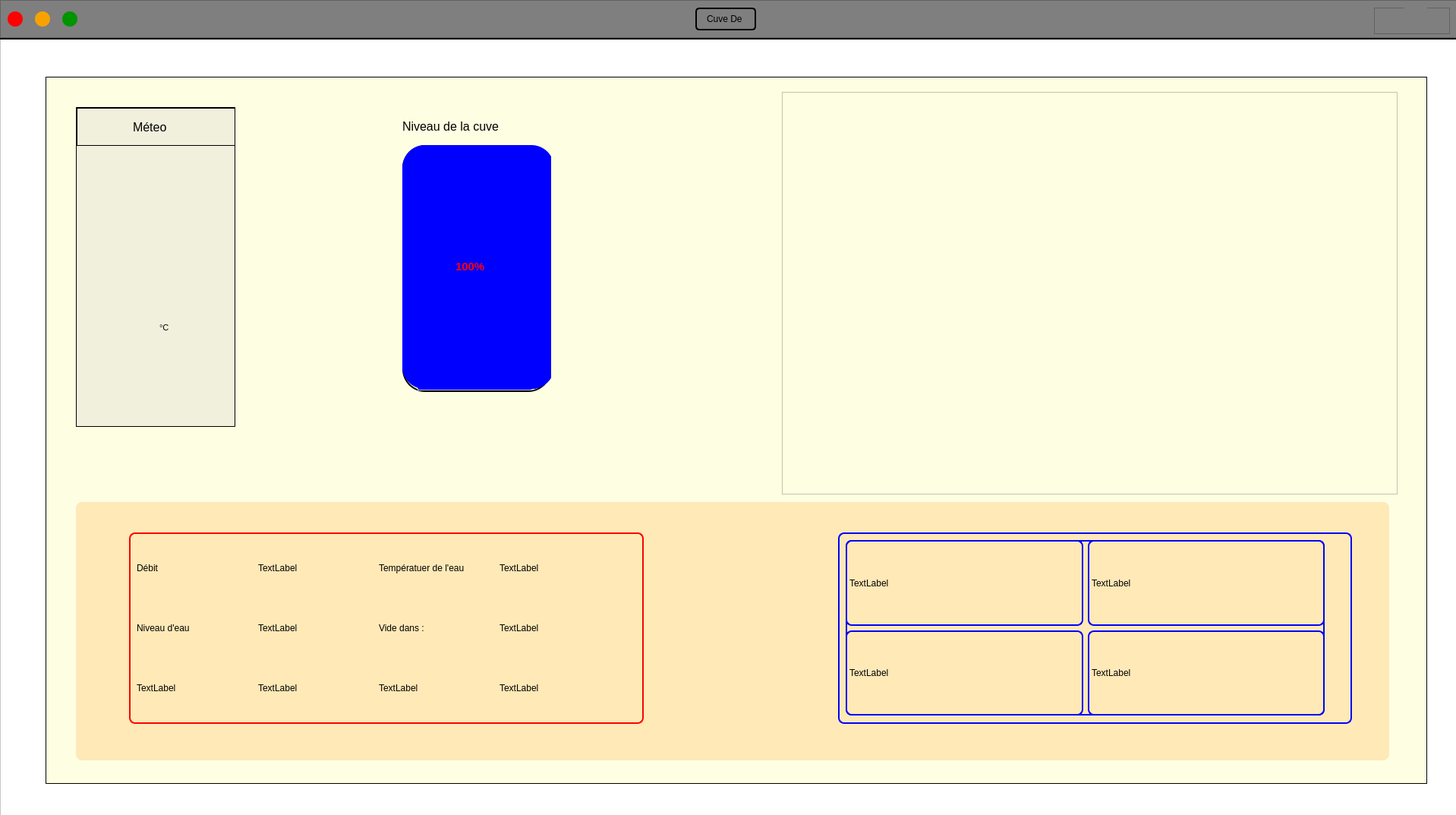
<?xml version="1.0" encoding="UTF-8"?>
<ui version="4.0">
 <class>Form</class>
 <widget class="QWidget" name="Form">
  <property name="geometry">
   <rect>
    <x>0</x>
    <y>0</y>
    <width>1918</width>
    <height>1073</height>
   </rect>
  </property>
  <property name="maximumSize">
   <size>
    <width>1920</width>
    <height>1080</height>
   </size>
  </property>
  <property name="mouseTracking">
   <bool>false</bool>
  </property>
  <property name="windowTitle">
   <string>Page Principale</string>
  </property>
  <property name="styleSheet">
   <string notr="true">background: white;</string>
  </property>
  <widget class="QFrame" name="barre_etat">
   <property name="geometry">
    <rect>
     <x>0</x>
     <y>0</y>
     <width>1920</width>
     <height>50</height>
    </rect>
   </property>
   <property name="styleSheet">
    <string notr="true">background: #7F7F7F;</string>
   </property>
   <property name="frameShape">
    <enum>QFrame::StyledPanel</enum>
   </property>
   <property name="frameShadow">
    <enum>QFrame::Raised</enum>
   </property>
   <widget class="QFrame" name="barre_avec_boutons">
    <property name="geometry">
     <rect>
      <x>0</x>
      <y>0</y>
      <width>1920</width>
      <height>50</height>
     </rect>
    </property>
    <property name="maximumSize">
     <size>
      <width>1920</width>
      <height>16777215</height>
     </size>
    </property>
    <property name="frameShape">
     <enum>QFrame::StyledPanel</enum>
    </property>
    <property name="frameShadow">
     <enum>QFrame::Raised</enum>
    </property>
    <layout class="QHBoxLayout" name="horizontalLayout">
     <item>
      <widget class="QPushButton" name="boutonQuitter">
       <property name="minimumSize">
        <size>
         <width>0</width>
         <height>20</height>
        </size>
       </property>
       <property name="maximumSize">
        <size>
         <width>20</width>
         <height>16777215</height>
        </size>
       </property>
       <property name="styleSheet">
        <string notr="true">border: none;
background-color: rgb(255, 0, 0);
border-radius:10px;</string>
       </property>
       <property name="text">
        <string/>
       </property>
      </widget>
     </item>
     <item>
      <spacer name="horizontalSpacer_2">
       <property name="orientation">
        <enum>Qt::Horizontal</enum>
       </property>
       <property name="sizeType">
        <enum>QSizePolicy::Fixed</enum>
       </property>
       <property name="sizeHint" stdset="0">
        <size>
         <width>10</width>
         <height>20</height>
        </size>
       </property>
      </spacer>
     </item>
     <item>
      <widget class="QPushButton" name="boutonReduire">
       <property name="minimumSize">
        <size>
         <width>0</width>
         <height>20</height>
        </size>
       </property>
       <property name="maximumSize">
        <size>
         <width>20</width>
         <height>16777215</height>
        </size>
       </property>
       <property name="styleSheet">
        <string notr="true">border: none;
background-color: #F8A200;
border-radius: 10px;</string>
       </property>
       <property name="text">
        <string/>
       </property>
      </widget>
     </item>
     <item>
      <spacer name="horizontalSpacer_3">
       <property name="orientation">
        <enum>Qt::Horizontal</enum>
       </property>
       <property name="sizeType">
        <enum>QSizePolicy::Fixed</enum>
       </property>
       <property name="sizeHint" stdset="0">
        <size>
         <width>10</width>
         <height>20</height>
        </size>
       </property>
      </spacer>
     </item>
     <item>
      <widget class="QPushButton" name="boutonAgrandir">
       <property name="minimumSize">
        <size>
         <width>0</width>
         <height>20</height>
        </size>
       </property>
       <property name="maximumSize">
        <size>
         <width>20</width>
         <height>16777215</height>
        </size>
       </property>
       <property name="styleSheet">
        <string notr="true">border: none;
background-color: rgb(0, 148, 0);
border-radius:10px;</string>
       </property>
       <property name="text">
        <string/>
       </property>
      </widget>
     </item>
     <item>
      <spacer name="horizontalSpacer_4">
       <property name="orientation">
        <enum>Qt::Horizontal</enum>
       </property>
       <property name="sizeType">
        <enum>QSizePolicy::Expanding</enum>
       </property>
       <property name="sizeHint" stdset="0">
        <size>
         <width>40</width>
         <height>20</height>
        </size>
       </property>
      </spacer>
     </item>
     <item>
      <widget class="QLabel" name="localisation">
       <property name="minimumSize">
        <size>
         <width>0</width>
         <height>30</height>
        </size>
       </property>
       <property name="styleSheet">
        <string notr="true">border : 2px solid black;
padding-left: 10px;
padding-right: 10px;
border-radius: 5px;

</string>
       </property>
       <property name="text">
        <string>Cuve De </string>
       </property>
      </widget>
     </item>
     <item>
      <spacer name="horizontalSpacer">
       <property name="orientation">
        <enum>Qt::Horizontal</enum>
       </property>
       <property name="sizeHint" stdset="0">
        <size>
         <width>40</width>
         <height>20</height>
        </size>
       </property>
      </spacer>
     </item>
     <item>
      <widget class="QFrame" name="frame">
       <property name="minimumSize">
        <size>
         <width>100</width>
         <height>35</height>
        </size>
       </property>
       <property name="frameShape">
        <enum>QFrame::StyledPanel</enum>
       </property>
       <property name="frameShadow">
        <enum>QFrame::Raised</enum>
       </property>
       <widget class="QPushButton" name="boutonDeconnexion">
        <property name="geometry">
         <rect>
          <x>40</x>
          <y>0</y>
          <width>30</width>
          <height>30</height>
         </rect>
        </property>
        <property name="minimumSize">
         <size>
          <width>30</width>
          <height>30</height>
         </size>
        </property>
        <property name="maximumSize">
         <size>
          <width>30</width>
          <height>30</height>
         </size>
        </property>
        <property name="styleSheet">
         <string notr="true">border: none;
background-image: url(:/autre/icones/log-out.png);
</string>
        </property>
        <property name="text">
         <string/>
        </property>
       </widget>
      </widget>
     </item>
    </layout>
   </widget>
  </widget>
  <widget class="QFrame" name="main">
   <property name="geometry">
    <rect>
     <x>0</x>
     <y>51</y>
     <width>1920</width>
     <height>1030</height>
    </rect>
   </property>
   <property name="styleSheet">
    <string notr="true"/>
   </property>
   <property name="frameShape">
    <enum>QFrame::StyledPanel</enum>
   </property>
   <property name="frameShadow">
    <enum>QFrame::Raised</enum>
   </property>
   <widget class="QFrame" name="mainFrame">
    <property name="geometry">
     <rect>
      <x>60</x>
      <y>50</y>
      <width>1820</width>
      <height>931</height>
     </rect>
    </property>
    <property name="styleSheet">
     <string notr="true">QFrame#mainFrame {
	
	background-color: #FEFEE2;
	border: 1px solid;
}

</string>
    </property>
    <property name="frameShape">
     <enum>QFrame::StyledPanel</enum>
    </property>
    <property name="frameShadow">
     <enum>QFrame::Raised</enum>
    </property>
    <widget class="QFrame" name="graphiqueFrame">
     <property name="geometry">
      <rect>
       <x>970</x>
       <y>20</y>
       <width>811</width>
       <height>530</height>
      </rect>
     </property>
     <property name="styleSheet">
      <string notr="true">background-color: #FEFEE2;</string>
     </property>
     <property name="frameShape">
      <enum>QFrame::StyledPanel</enum>
     </property>
     <property name="frameShadow">
      <enum>QFrame::Raised</enum>
     </property>
     <widget class="QGraphicsView" name="graphique">
      <property name="geometry">
       <rect>
        <x>20</x>
        <y>20</y>
        <width>771</width>
        <height>500</height>
       </rect>
      </property>
      <property name="styleSheet">
       <string notr="true">border: none;</string>
      </property>
     </widget>
    </widget>
    <widget class="QFrame" name="informationFrame">
     <property name="geometry">
      <rect>
       <x>40</x>
       <y>560</y>
       <width>1730</width>
       <height>340</height>
      </rect>
     </property>
     <property name="styleSheet">
      <string notr="true">background-color: #FFE9B7;
border-radius: 8px;
box-shadow: 0px 10px 10px rgba(0, 0, 0, 0.5);</string>
     </property>
     <property name="frameShape">
      <enum>QFrame::StyledPanel</enum>
     </property>
     <property name="frameShadow">
      <enum>QFrame::Raised</enum>
     </property>
     <widget class="QWidget" name="horizontalLayoutWidget">
      <property name="geometry">
       <rect>
        <x>70</x>
        <y>40</y>
        <width>1611</width>
        <height>252</height>
       </rect>
      </property>
      <layout class="QHBoxLayout" name="horizontalLayout_infocuve_et_etatPompe">
       <item>
        <widget class="QFrame" name="infoCuve">
         <property name="minimumSize">
          <size>
           <width>0</width>
           <height>200</height>
          </size>
         </property>
         <property name="maximumSize">
          <size>
           <width>16777215</width>
           <height>300</height>
          </size>
         </property>
         <property name="styleSheet">
          <string notr="true">QFrame#infoCuve {
	border: 2px solid red;
}</string>
         </property>
         <property name="frameShape">
          <enum>QFrame::StyledPanel</enum>
         </property>
         <property name="frameShadow">
          <enum>QFrame::Raised</enum>
         </property>
         <widget class="QWidget" name="gridLayoutWidget">
          <property name="geometry">
           <rect>
            <x>10</x>
            <y>10</y>
            <width>631</width>
            <height>231</height>
           </rect>
          </property>
          <layout class="QGridLayout" name="gridLayout">
           <item row="1" column="0">
            <layout class="QHBoxLayout" name="horizontalLayout_4">
             <item>
              <widget class="QLabel" name="label_5">
               <property name="text">
                <string>Niveau d'eau</string>
               </property>
              </widget>
             </item>
             <item>
              <widget class="QLabel" name="label_6">
               <property name="text">
                <string>TextLabel</string>
               </property>
              </widget>
             </item>
            </layout>
           </item>
           <item row="0" column="0">
            <layout class="QHBoxLayout" name="horizontalLayout_3">
             <item>
              <widget class="QLabel" name="label_3">
               <property name="text">
                <string>Débit</string>
               </property>
              </widget>
             </item>
             <item>
              <widget class="QLabel" name="label_4">
               <property name="text">
                <string>TextLabel</string>
               </property>
              </widget>
             </item>
            </layout>
           </item>
           <item row="2" column="0">
            <layout class="QHBoxLayout" name="horizontalLayout_5">
             <item>
              <widget class="QLabel" name="label_7">
               <property name="text">
                <string>TextLabel</string>
               </property>
              </widget>
             </item>
             <item>
              <widget class="QLabel" name="label_8">
               <property name="text">
                <string>TextLabel</string>
               </property>
              </widget>
             </item>
            </layout>
           </item>
           <item row="1" column="1">
            <layout class="QHBoxLayout" name="horizontalLayout_6">
             <item>
              <widget class="QLabel" name="label_11">
               <property name="text">
                <string>Vide dans :</string>
               </property>
              </widget>
             </item>
             <item>
              <widget class="QLabel" name="label_12">
               <property name="text">
                <string>TextLabel</string>
               </property>
              </widget>
             </item>
            </layout>
           </item>
           <item row="2" column="1">
            <layout class="QHBoxLayout" name="horizontalLayout_7">
             <item>
              <widget class="QLabel" name="label_13">
               <property name="text">
                <string>TextLabel</string>
               </property>
              </widget>
             </item>
             <item>
              <widget class="QLabel" name="label_14">
               <property name="text">
                <string>TextLabel</string>
               </property>
              </widget>
             </item>
            </layout>
           </item>
           <item row="0" column="1">
            <layout class="QHBoxLayout" name="horizontalLayout_8">
             <item>
              <widget class="QLabel" name="label_9">
               <property name="text">
                <string>Températuer de l'eau</string>
               </property>
              </widget>
             </item>
             <item>
              <widget class="QLabel" name="label_10">
               <property name="text">
                <string>TextLabel</string>
               </property>
              </widget>
             </item>
            </layout>
           </item>
          </layout>
         </widget>
        </widget>
       </item>
       <item>
        <spacer name="horizontalSpacer_5">
         <property name="orientation">
          <enum>Qt::Horizontal</enum>
         </property>
         <property name="sizeType">
          <enum>QSizePolicy::Fixed</enum>
         </property>
         <property name="sizeHint" stdset="0">
          <size>
           <width>250</width>
           <height>20</height>
          </size>
         </property>
        </spacer>
       </item>
       <item>
        <widget class="QFrame" name="etatPompe">
         <property name="minimumSize">
          <size>
           <width>0</width>
           <height>200</height>
          </size>
         </property>
         <property name="maximumSize">
          <size>
           <width>16777215</width>
           <height>300</height>
          </size>
         </property>
         <property name="styleSheet">
          <string notr="true">border: 2px solid blue</string>
         </property>
         <property name="frameShape">
          <enum>QFrame::StyledPanel</enum>
         </property>
         <property name="frameShadow">
          <enum>QFrame::Raised</enum>
         </property>
         <widget class="QWidget" name="gridLayoutWidget_2">
          <property name="geometry">
           <rect>
            <x>10</x>
            <y>10</y>
            <width>631</width>
            <height>231</height>
           </rect>
          </property>
          <layout class="QGridLayout" name="gridLayout_2">
           <item row="1" column="1">
            <layout class="QHBoxLayout" name="horizontalLayout_2"/>
           </item>
           <item row="0" column="0">
            <layout class="QHBoxLayout" name="horizontalLayout_10">
             <item>
              <widget class="QLabel" name="label">
               <property name="text">
                <string>TextLabel</string>
               </property>
              </widget>
             </item>
             <item>
              <widget class="QLabel" name="label_17">
               <property name="text">
                <string>TextLabel</string>
               </property>
              </widget>
             </item>
            </layout>
           </item>
           <item row="0" column="1">
            <layout class="QHBoxLayout" name="horizontalLayout_9"/>
           </item>
           <item row="1" column="0">
            <layout class="QHBoxLayout" name="horizontalLayout_11">
             <item>
              <widget class="QLabel" name="label_18">
               <property name="text">
                <string>TextLabel</string>
               </property>
              </widget>
             </item>
             <item>
              <widget class="QLabel" name="label_19">
               <property name="text">
                <string>TextLabel</string>
               </property>
              </widget>
             </item>
            </layout>
           </item>
          </layout>
         </widget>
        </widget>
       </item>
      </layout>
     </widget>
    </widget>
    <widget class="QFrame" name="cuve">
     <property name="geometry">
      <rect>
       <x>470</x>
       <y>90</y>
       <width>196</width>
       <height>325</height>
      </rect>
     </property>
     <property name="minimumSize">
      <size>
       <width>0</width>
       <height>0</height>
      </size>
     </property>
     <property name="styleSheet">
      <string notr="true">QFrame#cuve {
	border: 2px solid black;
	border-radius: 30px;
}</string>
     </property>
     <property name="frameShape">
      <enum>QFrame::StyledPanel</enum>
     </property>
     <property name="frameShadow">
      <enum>QFrame::Raised</enum>
     </property>
     <widget class="QFrame" name="niveau_0pourcent">
      <property name="geometry">
       <rect>
        <x>20</x>
        <y>303</y>
        <width>151</width>
        <height>20</height>
       </rect>
      </property>
      <property name="styleSheet">
       <string notr="true">border-bottom:5px solid blue;
</string>
      </property>
      <property name="frameShape">
       <enum>QFrame::StyledPanel</enum>
      </property>
      <property name="frameShadow">
       <enum>QFrame::Raised</enum>
      </property>
     </widget>
     <widget class="QFrame" name="niveau_25pourcent">
      <property name="geometry">
       <rect>
        <x>0</x>
        <y>220</y>
        <width>200</width>
        <height>101</height>
       </rect>
      </property>
      <property name="styleSheet">
       <string notr="true">background-color: blue;
border-radius: 30px;
</string>
      </property>
      <property name="frameShape">
       <enum>QFrame::StyledPanel</enum>
      </property>
      <property name="frameShadow">
       <enum>QFrame::Raised</enum>
      </property>
     </widget>
     <widget class="QFrame" name="niveau_50pourcent">
      <property name="geometry">
       <rect>
        <x>0</x>
        <y>140</y>
        <width>200</width>
        <height>181</height>
       </rect>
      </property>
      <property name="styleSheet">
       <string notr="true">background-color: blue;
border-radius: 30px;
</string>
      </property>
      <property name="frameShape">
       <enum>QFrame::StyledPanel</enum>
      </property>
      <property name="frameShadow">
       <enum>QFrame::Raised</enum>
      </property>
     </widget>
     <widget class="QFrame" name="niveau_75pourcent">
      <property name="geometry">
       <rect>
        <x>0</x>
        <y>70</y>
        <width>200</width>
        <height>251</height>
       </rect>
      </property>
      <property name="styleSheet">
       <string notr="true">background-color: blue;
border-radius: 30px;
</string>
      </property>
      <property name="frameShape">
       <enum>QFrame::StyledPanel</enum>
      </property>
      <property name="frameShadow">
       <enum>QFrame::Raised</enum>
      </property>
     </widget>
     <widget class="QFrame" name="niveau_100pourcent">
      <property name="geometry">
       <rect>
        <x>0</x>
        <y>0</y>
        <width>200</width>
        <height>320</height>
       </rect>
      </property>
      <property name="styleSheet">
       <string notr="true">background-color: blue;
border-radius: 30px;
</string>
      </property>
      <property name="frameShape">
       <enum>QFrame::StyledPanel</enum>
      </property>
      <property name="frameShadow">
       <enum>QFrame::Raised</enum>
      </property>
      <widget class="QLabel" name="pourcentageCuve">
       <property name="geometry">
        <rect>
         <x>60</x>
         <y>145</y>
         <width>100</width>
         <height>30</height>
        </rect>
       </property>
       <property name="font">
        <font>
         <pointsize>11</pointsize>
         <weight>75</weight>
         <bold>true</bold>
        </font>
       </property>
       <property name="styleSheet">
        <string notr="true">padding-left:6px;
border: none;
color:red;</string>
       </property>
       <property name="text">
        <string>100%</string>
       </property>
      </widget>
     </widget>
    </widget>
    <widget class="QLabel" name="label_2">
     <property name="geometry">
      <rect>
       <x>470</x>
       <y>40</y>
       <width>191</width>
       <height>50</height>
      </rect>
     </property>
     <property name="maximumSize">
      <size>
       <width>16777215</width>
       <height>100</height>
      </size>
     </property>
     <property name="font">
      <font>
       <pointsize>12</pointsize>
      </font>
     </property>
     <property name="styleSheet">
      <string notr="true">background-color: #FEFEE2;
magin-bottom: 40px;
word-wrap: break-word;
</string>
     </property>
     <property name="text">
      <string>Niveau de la cuve</string>
     </property>
    </widget>
    <widget class="QFrame" name="main_frame_meteo">
     <property name="geometry">
      <rect>
       <x>40</x>
       <y>40</y>
       <width>210</width>
       <height>421</height>
      </rect>
     </property>
     <property name="styleSheet">
      <string notr="true">border: 1px solid;
background-color: rgb(240, 240, 220);</string>
     </property>
     <property name="frameShape">
      <enum>QFrame::StyledPanel</enum>
     </property>
     <property name="frameShadow">
      <enum>QFrame::Raised</enum>
     </property>
     <widget class="QFrame" name="frameMeteo">
      <property name="geometry">
       <rect>
        <x>1</x>
        <y>1</y>
        <width>209</width>
        <height>50</height>
       </rect>
      </property>
      <property name="frameShape">
       <enum>QFrame::StyledPanel</enum>
      </property>
      <property name="frameShadow">
       <enum>QFrame::Raised</enum>
      </property>
      <widget class="QLabel" name="titreMeteo">
       <property name="geometry">
        <rect>
         <x>55</x>
         <y>10</y>
         <width>111</width>
         <height>30</height>
        </rect>
       </property>
       <property name="font">
        <font>
         <pointsize>12</pointsize>
        </font>
       </property>
       <property name="styleSheet">
        <string notr="true">border:none;
padding-left:15px;
</string>
       </property>
       <property name="text">
        <string>Méteo</string>
       </property>
      </widget>
     </widget>
     <widget class="QLabel" name="iconeOrage">
      <property name="geometry">
       <rect>
        <x>30</x>
        <y>80</y>
        <width>150</width>
        <height>150</height>
       </rect>
      </property>
      <property name="styleSheet">
       <string notr="true">background-image: url(:/meteo/icones/pluie.png);
border:none;</string>
      </property>
      <property name="text">
       <string/>
      </property>
      <property name="pixmap">
       <pixmap resource="ressources.qrc">:/meteo/icones/pluie.png</pixmap>
      </property>
      <property name="scaledContents">
       <bool>true</bool>
      </property>
     </widget>
     <widget class="QLabel" name="iconeNeige">
      <property name="geometry">
       <rect>
        <x>30</x>
        <y>80</y>
        <width>150</width>
        <height>150</height>
       </rect>
      </property>
      <property name="styleSheet">
       <string notr="true">background-image: url(:/meteo/icones/flocon-de-neige.png);
border:none;</string>
      </property>
      <property name="text">
       <string/>
      </property>
      <property name="pixmap">
       <pixmap resource="ressources.qrc">:/meteo/icones/flocon-de-neige.png</pixmap>
      </property>
      <property name="scaledContents">
       <bool>true</bool>
      </property>
     </widget>
     <widget class="QLabel" name="iconeNuage">
      <property name="geometry">
       <rect>
        <x>30</x>
        <y>80</y>
        <width>150</width>
        <height>150</height>
       </rect>
      </property>
      <property name="styleSheet">
       <string notr="true">background-image: url(:/meteo/icones/nuage.png);
border:none;</string>
      </property>
      <property name="text">
       <string/>
      </property>
      <property name="pixmap">
       <pixmap resource="ressources.qrc">:/meteo/icones/nuage.png</pixmap>
      </property>
      <property name="scaledContents">
       <bool>true</bool>
      </property>
     </widget>
     <widget class="QLabel" name="iconePluie">
      <property name="geometry">
       <rect>
        <x>30</x>
        <y>80</y>
        <width>150</width>
        <height>150</height>
       </rect>
      </property>
      <property name="styleSheet">
       <string notr="true">background-image: url(:/meteo/icones/pluie-abondante.png);
border:none;</string>
      </property>
      <property name="text">
       <string/>
      </property>
      <property name="pixmap">
       <pixmap resource="ressources.qrc">:/meteo/icones/pluie-abondante.png</pixmap>
      </property>
      <property name="scaledContents">
       <bool>true</bool>
      </property>
     </widget>
     <widget class="QLabel" name="iconeSoleil">
      <property name="geometry">
       <rect>
        <x>30</x>
        <y>80</y>
        <width>150</width>
        <height>150</height>
       </rect>
      </property>
      <property name="styleSheet">
       <string notr="true">background-image: url(:/meteo/icones/soleil.png);
border:none;</string>
      </property>
      <property name="text">
       <string/>
      </property>
      <property name="pixmap">
       <pixmap resource="ressources.qrc">:/meteo/icones/soleil.png</pixmap>
      </property>
      <property name="scaledContents">
       <bool>true</bool>
      </property>
     </widget>
     <widget class="QLabel" name="iconeSoleilNuage">
      <property name="geometry">
       <rect>
        <x>30</x>
        <y>80</y>
        <width>150</width>
        <height>150</height>
       </rect>
      </property>
      <property name="styleSheet">
       <string notr="true">background-image: url(:/meteo/icones/soleil_nuage.png);
border:none;</string>
      </property>
      <property name="text">
       <string/>
      </property>
      <property name="pixmap">
       <pixmap resource="ressources.qrc">:/meteo/icones/soleil_nuage.png</pixmap>
      </property>
      <property name="scaledContents">
       <bool>true</bool>
      </property>
     </widget>
     <widget class="QFrame" name="frameDescriptionTemps">
      <property name="geometry">
       <rect>
        <x>30</x>
        <y>230</y>
        <width>150</width>
        <height>111</height>
       </rect>
      </property>
      <property name="styleSheet">
       <string notr="true">border: none;</string>
      </property>
      <property name="frameShape">
       <enum>QFrame::StyledPanel</enum>
      </property>
      <property name="frameShadow">
       <enum>QFrame::Raised</enum>
      </property>
      <widget class="QLabel" name="descriptionTemps">
       <property name="geometry">
        <rect>
         <x>35</x>
         <y>5</y>
         <width>80</width>
         <height>30</height>
        </rect>
       </property>
       <property name="font">
        <font>
         <pointsize>8</pointsize>
        </font>
       </property>
       <property name="styleSheet">
        <string notr="true"/>
       </property>
       <property name="text">
        <string/>
       </property>
      </widget>
      <widget class="QLabel" name="chiffreTemperature">
       <property name="geometry">
        <rect>
         <x>35</x>
         <y>50</y>
         <width>40</width>
         <height>24</height>
        </rect>
       </property>
       <property name="font">
        <font>
         <pointsize>8</pointsize>
        </font>
       </property>
       <property name="styleSheet">
        <string notr="true"/>
       </property>
       <property name="text">
        <string/>
       </property>
      </widget>
      <widget class="QLabel" name="Unitee">
       <property name="geometry">
        <rect>
         <x>80</x>
         <y>50</y>
         <width>30</width>
         <height>20</height>
        </rect>
       </property>
       <property name="font">
        <font>
         <pointsize>8</pointsize>
        </font>
       </property>
       <property name="styleSheet">
        <string notr="true">border:none;</string>
       </property>
       <property name="text">
        <string>°C</string>
       </property>
      </widget>
     </widget>
    </widget>
   </widget>
  </widget>
  <widget class="QFrame" name="ligne">
   <property name="geometry">
    <rect>
     <x>0</x>
     <y>50</y>
     <width>1920</width>
     <height>2</height>
    </rect>
   </property>
   <property name="styleSheet">
    <string notr="true">background-color: black;</string>
   </property>
   <property name="frameShape">
    <enum>QFrame::StyledPanel</enum>
   </property>
   <property name="frameShadow">
    <enum>QFrame::Raised</enum>
   </property>
  </widget>
 </widget>
 <resources>
  <include location="ressources.qrc"/>
 </resources>
 <connections>
  <connection>
   <sender>boutonQuitter</sender>
   <signal>clicked()</signal>
   <receiver>Form</receiver>
   <slot>close()</slot>
   <hints>
    <hint type="sourcelabel">
     <x>22</x>
     <y>22</y>
    </hint>
    <hint type="destinationlabel">
     <x>959</x>
     <y>539</y>
    </hint>
   </hints>
  </connection>
  <connection>
   <sender>boutonReduire</sender>
   <signal>clicked()</signal>
   <receiver>Form</receiver>
   <slot>showMinimized()</slot>
   <hints>
    <hint type="sourcelabel">
     <x>53</x>
     <y>24</y>
    </hint>
    <hint type="destinationlabel">
     <x>958</x>
     <y>536</y>
    </hint>
   </hints>
  </connection>
 </connections>
</ui>
